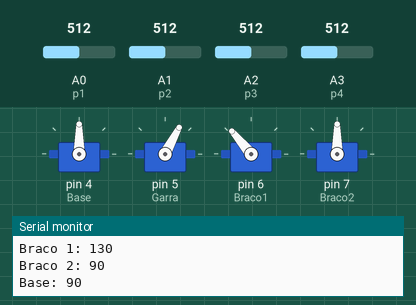
Recording of a sketch running on a simulated Arduino Uno, built with avr-gcc and run on an emulated ATmega328P. Shown: 4 × servo, the last lines printed to the serial monitor. Inputs (shaded band) come from the test bench; at power-on: A0 (p1) = 512, A1 (p2) = 512, A3 (p4) = 512, A2 (p3) = 512.

Above: at 1.2 s.
1.3 s: A0 (p1) set to 716
At 2.5 s:
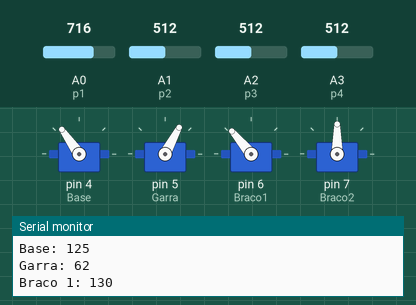
2.8 s: A1 (p2) set to 86
At 3.5 s:
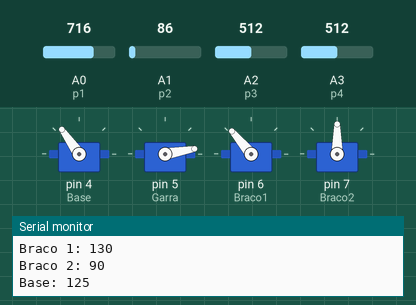
4.3 s: A1 (p2) set to 78
At 5.0 s:
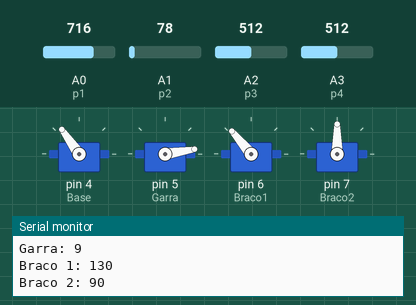
5.8 s: A3 (p4) set to 552
At 7.2 s:
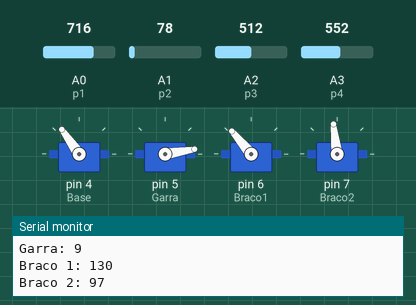
8.8 s: A3 (p4) set to 580
At 9.4 s:
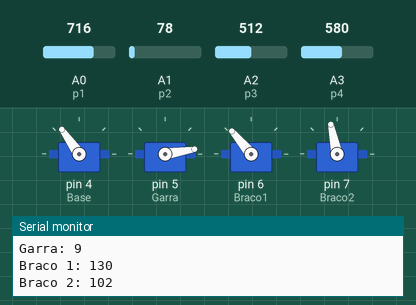
10.3 s: A2 (p3) set to 221
At 11.5 s:
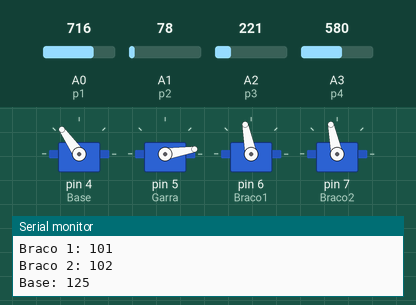
11.8 s: A2 (p3) set to 193
Timing chart, 0 to 14.3 s (numbered marks = the images above; inputs shaded):
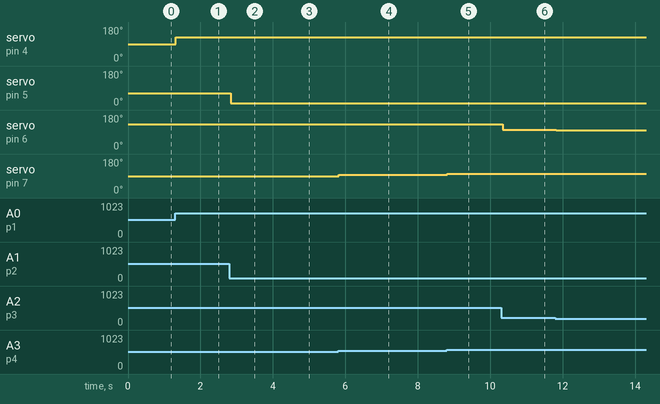

Measured:
- after the input at 1.3 s, servo on pin 4 (Base): 90° → 125° at once
- after the input at 2.8 s, servo on pin 5 (Garra): 62° → 10° at once
- after the input at 4.3 s, servo on pin 5 (Garra): 10° → 9° at once
- after the input at 5.8 s, servo on pin 7 (Braco2): 90° → 97° at once
- after the input at 8.8 s, servo on pin 7 (Braco2): 97° → 102° at once
- after the input at 10.3 s, servo on pin 6 (Braco1): 130° → 101° at once
- after the input at 11.8 s, servo on pin 6 (Braco1): 101° → 98° at once

The sketch:

Braco_com_Potenciometros.ino
```cpp
/* Projeto: Braço Robotico controlado por 4 Potenciometros;
 * Autor: Danilo Dutra;
 * Projeto pode ser modificado, para utilizar Bluetooth ou Frequência Rádio também, vai da sua necessidade e uso.
 */

#include <Servo.h>

#define p1 A0
#define p2 A1
#define p3 A2
#define p4 A3
#define Base 4
#define Garra 5
#define Braco1 6
#define Braco2 7

Servo base, garra, braco1, braco2;

int v1, v2, v3, v4;

void setup() {
  pinMode(p1, INPUT);
  pinMode(p2, INPUT);
  pinMode(p3, INPUT);
  pinMode(p4, INPUT);
  pinMode(Base, OUTPUT);
  pinMode(Garra, OUTPUT);
  pinMode(Braco1, OUTPUT);
  pinMode(Braco2, OUTPUT);
  base.attach(4);
  garra.attach(5);
  braco1.attach(6);
  braco2.attach(7);
  Serial.begin(9600);
}

void loop() {
  v1 = map(analogRead(p1), 0, 1023, 0, 180);
  v2 = map(analogRead(p2), 0, 1023, 0, 125);
  v3 = map(analogRead(p3), 0, 1023, 80, 180);
  v4 = map(analogRead(p4), 0, 1023, 0, 180);

  if (v1) {
    base.write(v1);
    Serial.print("Base: ");
    Serial.println(v1);
  }
  if (v2) {
    garra.write(v2);
    Serial.print("Garra: ");
    Serial.println(v2);
  }
  if (v3) {
    braco1.write(v3);
    Serial.print("Braco 1: ");
    Serial.println(v3);
  }
  if (v4) {
    braco2.write(v4);
    Serial.print("Braco 2: ");
    Serial.println(v4);
  }
  delay(30);
}
```
